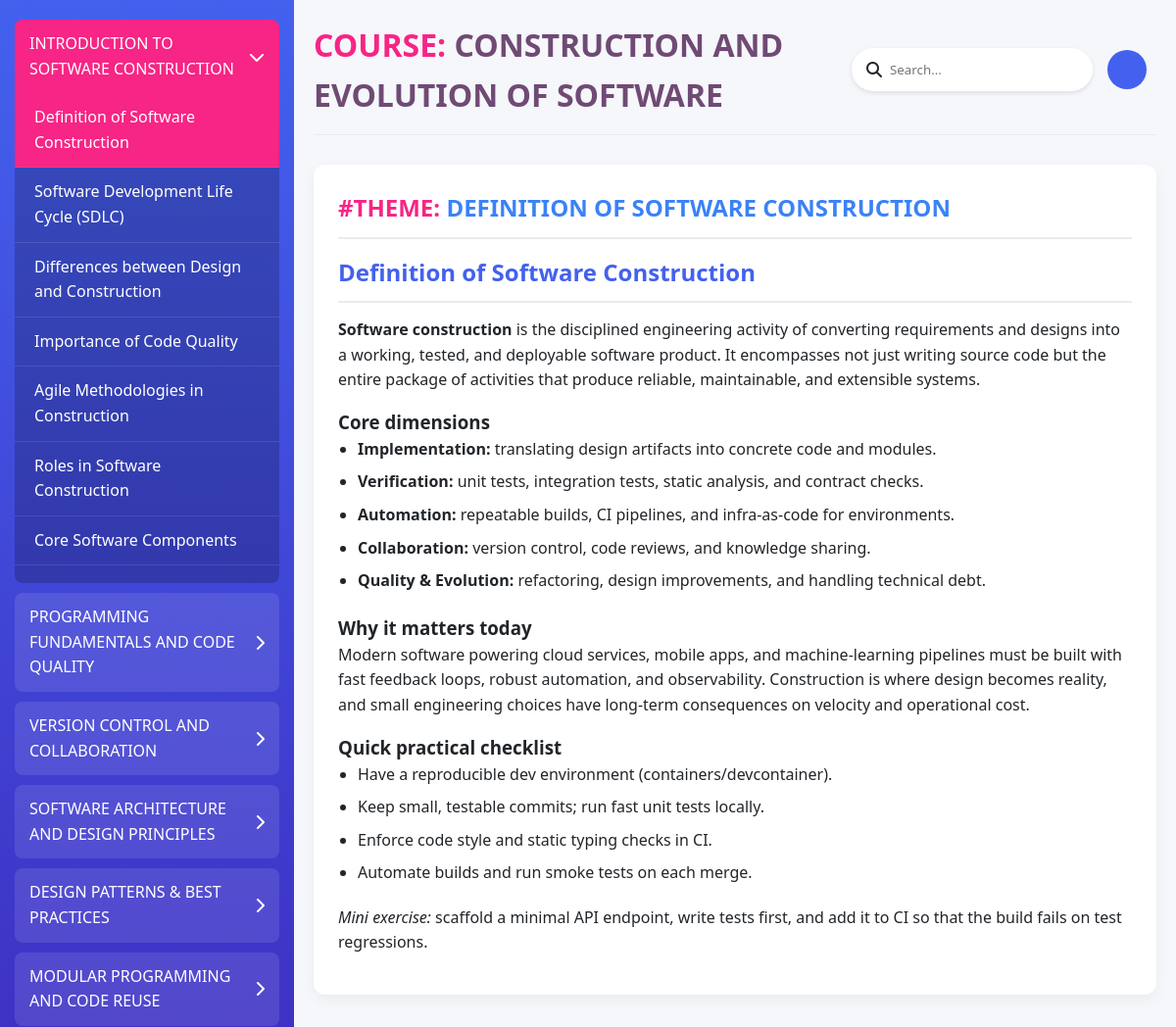
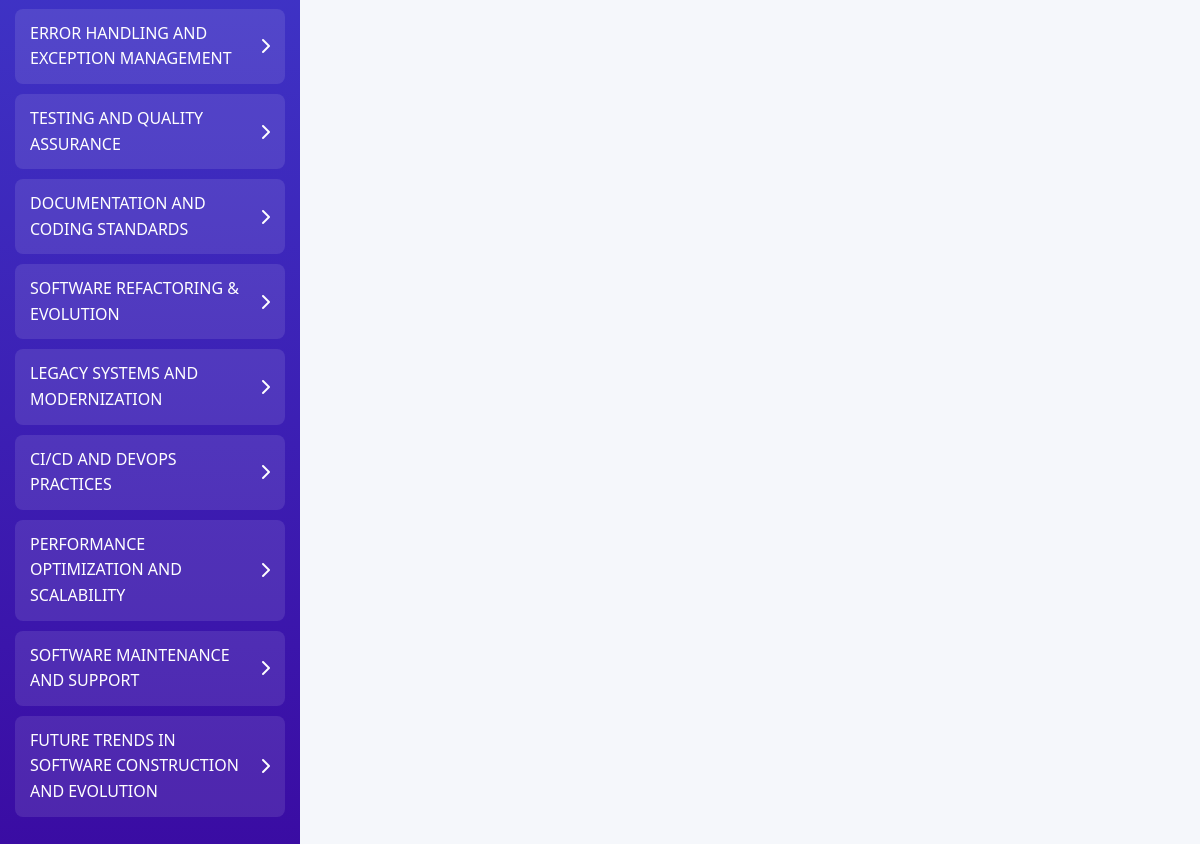
Screenshot of /course/ with the database file from the repository (2 pictures, top to bottom).
### learning/models.py (models this page shows, shortened)
class Chapter(models.Model):
    course = models.ForeignKey(
        Course, related_name="chapters", on_delete=models.CASCADE
    )
    title = models.CharField(max_length=200)
    order = models.PositiveIntegerField(default=1)
    class Meta:
        ordering = ["order"]

class Topic(models.Model):
    chapter = models.ForeignKey(
        Chapter, related_name="topics", on_delete=models.CASCADE
    )
    title = models.CharField(max_length=200)
    content = RichTextField()
    order = models.PositiveIntegerField(default=1)
    class Meta:
        ordering = ["order"]

class Course(models.Model):
    title = models.CharField(max_length=200)
    description = models.TextField()
    created_at = models.DateTimeField(auto_now_add=True)

### learning/views.py (the view)
# urls.py: path("course/", views.course_content, name="course_content"),
def course_content(request, topic_id=None):
    course = Course.objects.first()
    chapters = course.chapters.all()  # type: ignore
    selected_topic = None
    if topic_id:
        selected_topic = get_object_or_404(Topic, id=topic_id)
    else:
        first_chapter = chapters.first()
        if first_chapter:
            selected_topic = first_chapter.topics.first()
    topic_id = selected_topic.id # type: ignore
    topic = get_object_or_404(Topic, id=topic_id)
    return render(
        request,
        "course_content.html",
        {
            "course": course,
            "chapters": chapters,
            "selected_topic": selected_topic,
            "current_topic": topic,
        },
    )

### learning/templates/course_content.html (shortened to what this page needs)
{% load static %}
<!DOCTYPE html>
<html lang="en">
<head>
    <link rel="stylesheet" href="https://cdnjs.cloudflare.com/ajax/libs/font-awesome/6.4.0/css/all.min.css">
    <link rel="stylesheet" href="{% static 'course/style.css' %}">
</head>
<body>
    {% block content %}
    <div class="container">
        <div class="sidebar">
            <div class="chapters">
                {% for chapter in course.chapters.all %}
                <div class="chapter-item">
                    <div class="chapter-header {% if chapter.id == current_topic.chapter.id %}active{% endif %}">
                        <span>{{ chapter.title|upper }}</span>
                        <i
                            class="fas {% if chapter.id == current_topic.chapter.id %}fa-chevron-down{% else %}fa-chevron-right{% endif %}"></i>
                    </div>
                    <div class="topics {% if chapter.id == current_topic.chapter.id %}show{% endif %}">
                        {% for topic in chapter.topics.all %}
                        <div class="topic-item {% if topic.id == current_topic.id %}active{% endif %}"
                            onclick="window.location.href='{% url 'course_topic' topic.id %}'">
                            {{ topic.title }}
                        </div>
                        {% endfor %}
                    </div>
                </div>
                {% endfor %}
            </div>
        </div>
        <div class="main-content">
            <div class="header">
                <h1 style="color: #704A74;"><span style="color: #f72585;">COURSE:</span> {{ course.title }}</h1>
                <div class="user-actions">
                    <div class="search-box">
                        <i class="fas fa-search"></i>
                        <input type="text" placeholder="Search...">
                    </div>
                    <div class="user-profile">
                        <div class="avatar">{{ request.user.username|slice:":2"|upper }}</div>
                    </div>
                </div>
            </div>
            <div class="content" id="main-content">
                {% if selected_topic %}
                <h2 style="color:#3b82f6;"><span style="color: #f72585;">#THEME:</span> {{ selected_topic.title|upper }}</h2>
                <p>{{ selected_topic.content|safe  }}</p>
                {% endif %}
            </div>
        </div>
    </div>
    {% endblock %}
</body>
</html>

### learning/static/course/style.css (style rules this page uses)
:root { --primary: #4361ee; --secondary: #3a0ca3; --accent: #f72585; --light: #f8f9fa; --dark: #212529; --success: #4cc9f0; --warning: #ffd166; --danger: #ef476f; --gray: #6c757d; --light-gray: #e9ecef; }
* { margin: 0; padding: 0; box-sizing: border-box; font-family: 'Segoe UI', Tahoma, Geneva, Verdana, sans-serif; }
body { background-color: #f5f7fb; color: var(--dark); line-height: 1.6; }
.container { display: flex; min-height: 100vh; }
.sidebar { width: 25%; background: linear-gradient(to bottom, var(--primary), var(--secondary)); color: white; padding: 20px 0; overflow-y: auto; transition: all 0.3s ease; }
.chapters { padding: 0 15px; }
.chapter-item { margin-bottom: 10px; border-radius: 8px; overflow: hidden; }
.chapter-header { background-color: rgba(255, 255, 255, 0.1); padding: 12px 15px; cursor: pointer; display: flex; justify-content: space-between; align-items: center; transition: all 0.3s ease; }
.chapter-header.active { background-color: var(--accent); }
.topics { background-color: rgba(0, 0, 0, 0.2); max-height: 0; overflow: hidden; transition: max-height 0.3s ease; }
.topics.show { max-height: 500px; }
.topic-item { padding: 12px 20px; border-bottom: 1px solid rgba(255, 255, 255, 0.1); cursor: pointer; transition: all 0.3s ease; }
.topic-item.active { background-color: var(--accent); }
.main-content { flex: 1; padding: 20px; overflow-y: auto; }
.header { display: flex; justify-content: space-between; align-items: center; margin-bottom: 30px; padding-bottom: 15px; border-bottom: 1px solid var(--light-gray); }
.user-actions { display: flex; align-items: center; gap: 15px; }
.search-box { display: flex; align-items: center; background-color: white; border-radius: 50px; padding: 5px 15px; box-shadow: 0 2px 5px rgba(0, 0, 0, 0.1); }
.search-box input { border: none; outline: none; padding: 8px; width: 200px; }
.user-profile { display: flex; align-items: center; gap: 10px; }
.avatar { width: 40px; height: 40px; border-radius: 50%; background-color: var(--primary); color: white; display: flex; align-items: center; justify-content: center; font-weight: bold; }
.content { background-color: white; border-radius: 12px; padding: 25px; box-shadow: 0 5px 15px rgba(0, 0, 0, 0.05); margin-bottom: 25px; }
.content h2 { color: var(--primary); margin-bottom: 15px; padding-bottom: 10px; border-bottom: 2px solid var(--light-gray); }
.content p { margin-bottom: 15px; }
.content ul, .content ol { margin-left: 20px; margin-bottom: 20px; }
.content li { margin-bottom: 8px; }

### rows the page displays
Chapter: title "INTRODUCTION TO SOFTWARE CONSTRUCTION"
Topic: title "Definition of Software Construction", title "DEFINITION OF SOFTWARE CONSTRUCTION", content "Definition of Software Construction Software construction is the disciplined engineering activity of converting requirements and designs into a working, tested, and deployable software product. It encompasses not just writing source code but the entire package of activities that produce reliable, maintainable, and extensible systems. Core dimensions Implementation: translating design artifacts into concrete code and modules. Verification: unit tests, integration tests, static analysis, and contract checks. Automation: repeatable builds, CI pipelines, and infra-as-code for environments. Collaboration: version control, code reviews, and knowledge sharing. Quality & Evolution: refactoring,…"
Topic: title "Software Development Life Cycle (SDLC)"
Topic: title "Differences between Design and Construction"
Topic: title "Importance of Code Quality"
Topic: title "Agile Methodologies in Construction"
Topic: title "Roles in Software Construction"
Topic: title "Core Software Components"
Chapter: title "PROGRAMMING FUNDAMENTALS AND CODE QUALITY"
Chapter: title "VERSION CONTROL AND COLLABORATION"
Chapter: title "SOFTWARE ARCHITECTURE AND DESIGN PRINCIPLES"
Chapter: title "DESIGN PATTERNS & BEST PRACTICES"
Chapter: title "MODULAR PROGRAMMING AND CODE REUSE"
Chapter: title "ERROR HANDLING AND EXCEPTION MANAGEMENT"
Chapter: title "TESTING AND QUALITY ASSURANCE"
Chapter: title "DOCUMENTATION AND CODING STANDARDS"
Chapter: title "SOFTWARE REFACTORING & EVOLUTION"
Chapter: title "LEGACY SYSTEMS AND MODERNIZATION"
Chapter: title "CI/CD AND DEVOPS PRACTICES"
Chapter: title "PERFORMANCE OPTIMIZATION AND SCALABILITY"
Chapter: title "SOFTWARE MAINTENANCE AND SUPPORT"
Chapter: title "FUTURE TRENDS IN SOFTWARE CONSTRUCTION AND EVOLUTION"
Course: title "CONSTRUCTION AND EVOLUTION OF SOFTWARE"
